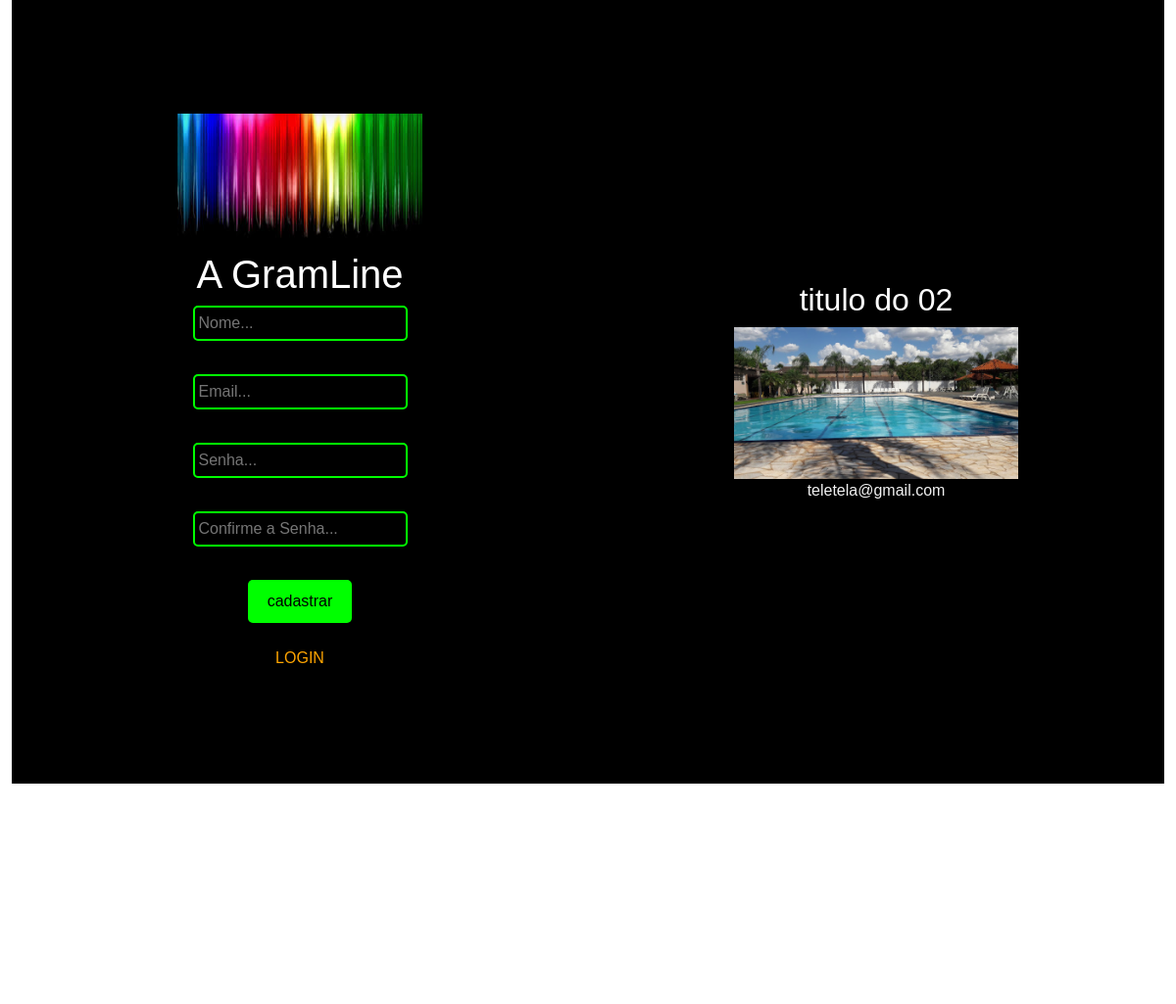
The page /auth/cadastro/ on the database its author committed.
### index/models.py (models this page shows, shortened)
class ImagemIndex(models.Model):
    title = models.CharField(max_length=100)
    img = models.ImageField(upload_to="img_index")

class ImagemIndex2(models.Model):
    title2 = models.CharField(max_length=100)
    img2 = models.ImageField(upload_to="img_index")
    contato = models.CharField(max_length=150)

### index/views.py (the view, shortened to what this page needs)
# urls.py: path('cadastro/', views.cadastro, name='cadastro'),
def cadastro(request):
    if request.method == 'GET':
        title_img = ImagemIndex.objects.all()
        title_img2 = ImagemIndex2.objects.all()
        return render(request, 'cadastro.html', {'title_img': title_img, 'title_img2': title_img2})

### index/templates/cadastro.html (shortened to what this page needs)
{% extends 'base_index.html' %}
{% load static %}
{% block head %}
    <link rel="stylesheet" href="{% static 'index/css/cadastro.css' %}">
{% endblock %}
{% block body %}
<div class="container-fluid">
    <div class="row">
        <div class="col-md-6 text-white" id="left-half">
            {% for title_img in title_img %}
                <img src="{{title_img.img.url}}" alt="Descrição da imagem" class="minha-imagem">
            <label class="cadastro"><h1>{{title_img.title}}</h1></label>
            {% endfor %}
            <form action="{% url 'cadastro' %}" method="post"> {% csrf_token %}
                <input type="text" placeholder="Nome..." name="username"><br><br>
                <input type="email" placeholder="Email..." name="email"><br><br>
                <input type="password" placeholder="Senha..." name="password"><br><br>
                <input type="password" placeholder="Confirme a Senha..." name="password2"><br><br>
                <input type="submit" value="cadastrar"><br><br>
            </form>
            <label class="entrar"><a href="{% url 'login' %}">LOGIN</a></label>
        </div>
        <div class="col-md-6 text-white" id="right-half">
            {% for title_img2 in title_img2 %}
                <label class="mensagem_direita"><h2>{{ title_img2.title2 }}</h2></label>
                <img src="{{title_img2.img2.url}}" alt="Descrição da imagem" class="minha-imagem2">
                <label class="contato">{{ title_img2.contato }}</label>
            {% endfor %}
        </div>
    </div>
</div><br><br><br><br><br><br><br><br><hr>
{% endblock %}

### templates/static/index/css/cadastro.css (style rules this page uses)
body { background-color: #ffffff; font-family: 'Arial', sans-serif; color: #ffffff; margin: 0; padding: 0; }
#left-half { background-color: #000000; }
#right-half { background-color: #000000; }
.row { margin: 0; height: 100vh; }
.col-md-6 { display: flex; justify-content: center; align-items: center; text-align: center; flex-direction: column; }
input[type="text"], input[type="email"], input[type="password"] { background-color: #000000; color: #00FF00; border: 2px solid #00FF00; padding: 4px; font-size: 1rem; border-radius: 5px; outline: none; width: 100; margin-bottom: 10px; }
input[type="submit"] { background-color: #00FF00; color: #000000; border: none; padding: 10px 20px; font-size: 1rem; border-radius: 5px; cursor: pointer; }
.minha-imagem { width: 250px; height: 140px; object-fit: cover; }
.minha-imagem2 { width: 290px; height: 155px; object-fit: cover; }
.cadastro { color: #ffffff; }
.mensagem_direita { color: #ffffff }
.contato { color: #f0f0f0; font-family: Verdana, Geneva, sans-serif; }
.entrar a { color: orange; text-decoration: none; }

### rows shown on the page
ImagemIndex: img (picture), title "A GramLine"
ImagemIndex2: title2 "titulo do 02", img2 (picture), contato "teletela@gmail.com"
